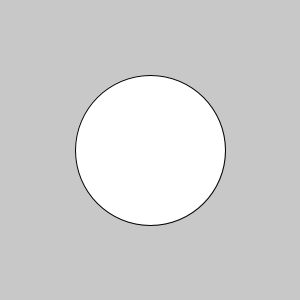
Frame 1 (no input)
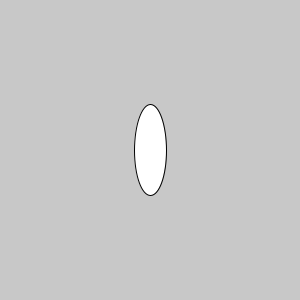
Frame 60 (the mouse pressed at the canvas centre just before this capture)
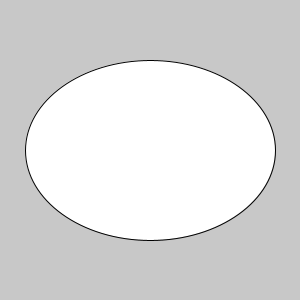
Frame 120 (the mouse held since frame 60 and released just before this capture)

The Processing sketch that drew these frames (run headless with seeded random() and noise(); from frame 60 on, the mouse is pressed at the canvas centre):

// Processing sketch: exercise04_04_white_round_dynamic_sketch
// ── exercise04_04_white_round_dynamic_sketch.pde
float canvasSize = 300;
float ellipseCenterX = canvasSize/2;
float ellipseCenterY = canvasSize/2;
float ellipseW = canvasSize/2;
float ellipseH = canvasSize/2;
boolean stopEllipseChanges = false;

void setup() {
    size(300, 300);
    ellipseMode(CENTER);
}

void draw() {
    background(200);
    fill(255);
    ellipse(ellipseCenterX, ellipseCenterY, ellipseW, ellipseH);

    if(Math.abs(ellipseW) == (canvasSize - 50)) {
        stopEllipseChanges = true;
    }

    if(!stopEllipseChanges) {
        if (ellipseW > 10) {
            ellipseH--;
            ellipseW = ellipseW - 2;
        } else {
            ellipseH = ellipseH - 20;
            ellipseW = ellipseW - 20;
        }
    }

    println(Math.abs(ellipseW));
    println(Math.abs(ellipseW),  canvasSize - 50);
    
}
